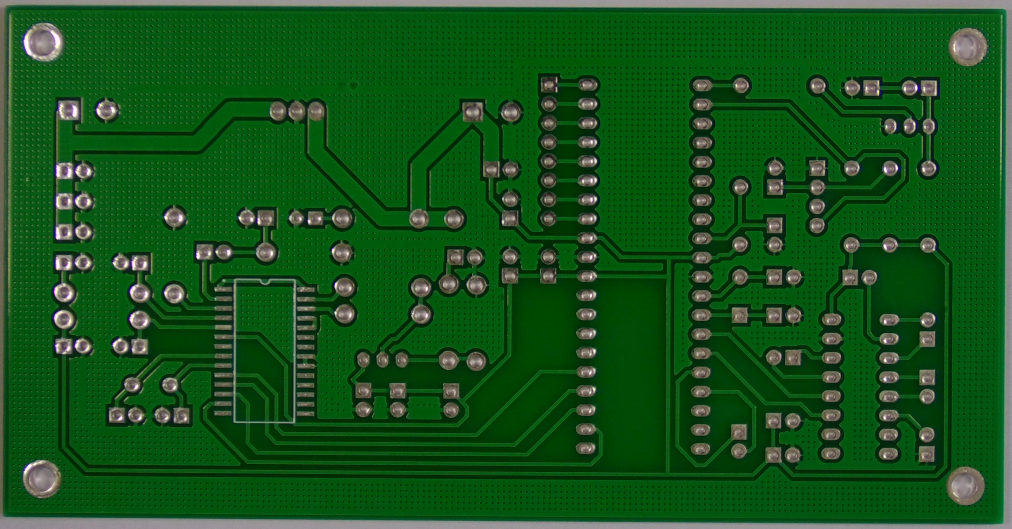
#> input picture dataset/Template-PCB-images/01.JPG, 3034 x 1586 px (shown at 1/3 size)
$ python -i template_match.py   (imports and definitions only)
#> lines starting #> are read from the running program, lines starting #| are printed output that depends on the picture; after the words box and inside, x2 and y2 are one past the last pixel; in counts of white or black regions, pixels touching at a corner belong together
### utils/image_helper.py
import os


def get_file_paths(directory, is_template=False, suffix='.JPG'):
    """
    获取指定目录下所有以suffix结尾的文件路径。

    :param is_template: 是否模板图片
    :param suffix: 文件后缀名
    :param directory: 目标目录的路径
    :return: 以suffix结尾的图片文件路径列表
    """
#> called with directory = './dataset/Template-PCB-images', is_template = True, suffix = '.JPG'
    result = []
    for root, dirs, files in os.walk(directory):
        for file in files:
            if file.endswith(suffix):
                file_path = os.path.join(root, file)
                label = get_template_label(file) if is_template else get_label(root)
                result.append((file_path, label))
    return result


# [13 lines left out: function get_label, not called in this run]


def get_template_label(file):
    return file.split('.')[0]

### template_match.py
import os
import time
import cv2
from multiprocessing import Pool, Manager, Lock
from utils import get_file_paths
from functools import partial

template_dir = './dataset/Template-PCB-images'
test_image_dir = './dataset/Defective-PCB-images'

template_data = get_file_paths(template_dir, is_template=True)
test_image_data = get_file_paths(test_image_dir, suffix='.jpg')
#> further down, picture is the input picture: shape (1586, 3034, 3); mean B, G, R 27.3, 83.6, 20.4


# [15 lines left out: function get_match_template, not called in this run]


def get_binary_image(image):
    image_gray = cv2.cvtColor(image, cv2.COLOR_BGR2GRAY)
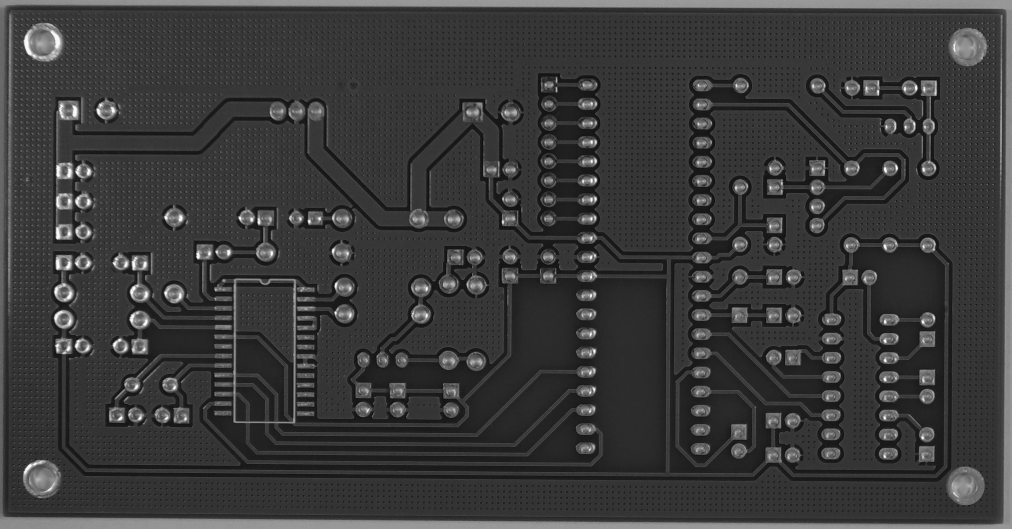
#> image_gray: shape (1586, 3034) (shown at 1/3 size); min 5, max 254, mean 58.3
    resized_image = cv2.resize(image_gray, (750, 450))
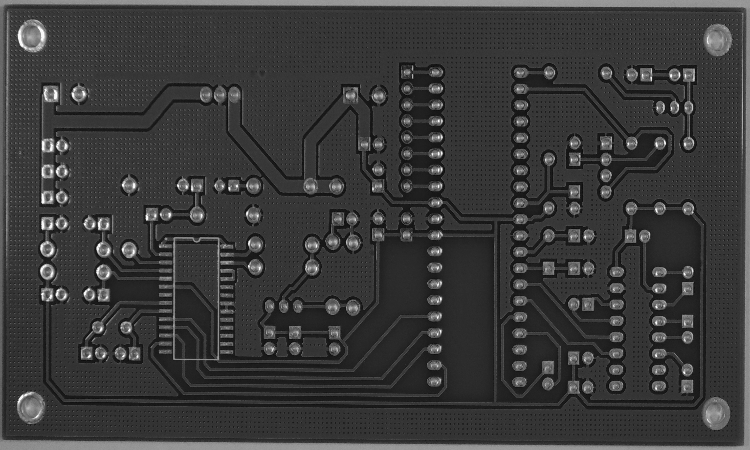
#> resized_image: shape (450, 750); min 9, max 253, mean 58.1
    blur_image = cv2.GaussianBlur(resized_image, (3, 3), 0)
    image_adap_thresh = cv2.adaptiveThreshold(blur_image, 255,
                                              cv2.ADAPTIVE_THRESH_MEAN_C,
                                              cv2.THRESH_BINARY, 15, 5)
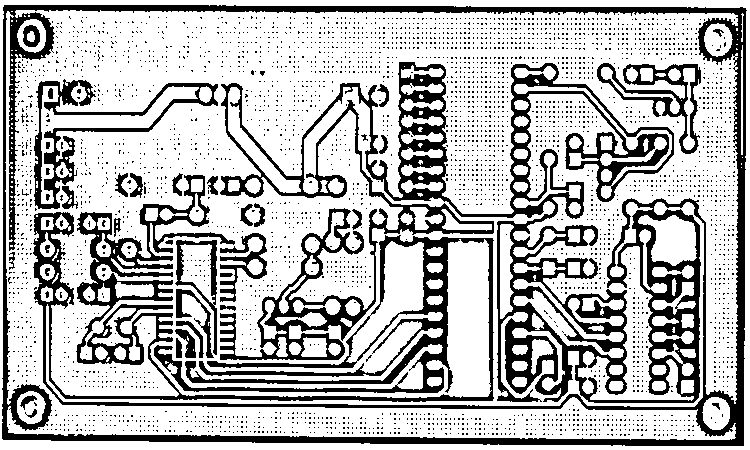
#> image_adap_thresh: shape (450, 750); 72.2% white; 3669 black regions (3632 under 20 px), largest, box (x1, y1, x2, y2) and area: (2, 5, 747, 446) 75187, (34, 79, 218, 209) 3645, (597, 63, 701, 154) 2180
    return image_adap_thresh


def get_subtract_image(image_1, image_2):
    sub_img = cv2.subtract(image_1, image_2)
    return cv2.medianBlur(sub_img, 5)


# [68 lines left out: functions find_contours, draw_contours, save_image, calc_result, process, main, not called in this run]


# [4 lines not run here, left out]

>>> import cv2
>>> picture = cv2.imread('dataset/Template-PCB-images/01.JPG')
>>> result = get_binary_image(picture)

$ run again, on dataset/Template-PCB-images/07_180.JPG
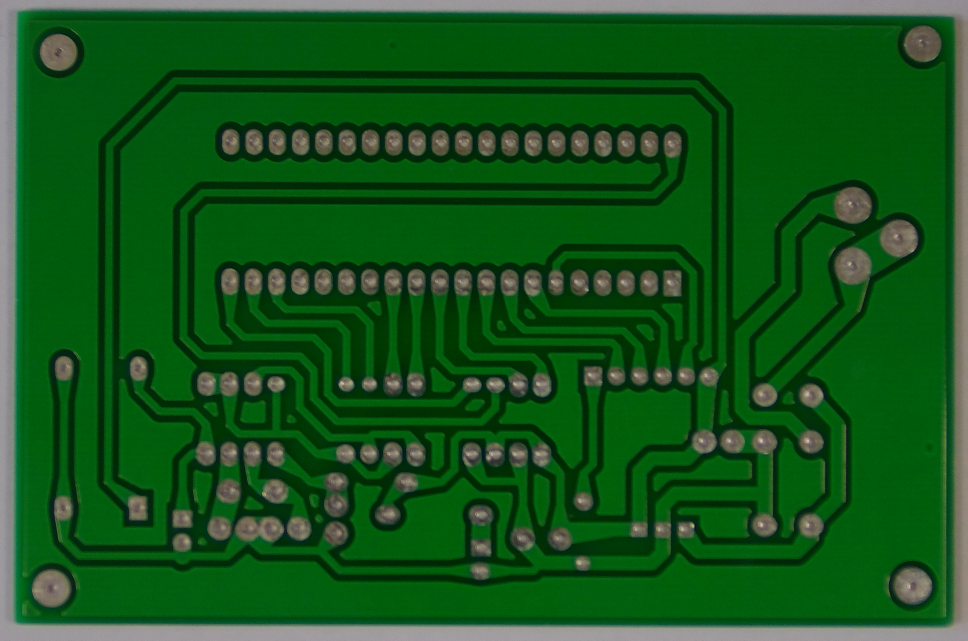
#> input picture dataset/Template-PCB-images/07_180.JPG, 2904 x 1921 px (shown at 1/3 size)
#> picture is the input picture: shape (1921, 2904, 3); mean B, G, R 26.5, 85.2, 19.7
#> in get_binary_image, `resized_image = cv2.resize(image_gray, (750, 450))`:
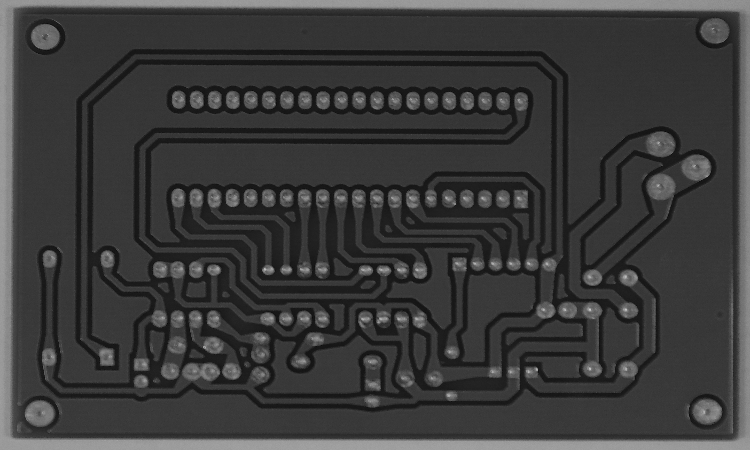
#> resized_image: shape (450, 750); min 10, max 203, mean 58.8
#> in get_binary_image, `image_adap_thresh = cv2.adaptiveThreshold(blur_image, 255, cv2.ADAPTIV..`:
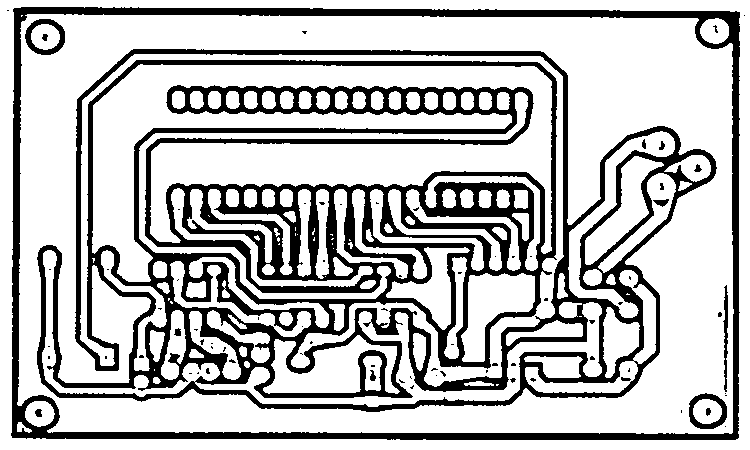
#> image_adap_thresh: shape (450, 750); 73.9% white; 78 black regions (62 under 20 px), largest, box (x1, y1, x2, y2) and area: (37, 49, 717, 412) 69342, (11, 7, 740, 440) 16641, (25, 19, 65, 55) 555

$ run again, on dataset/Template-PCB-images/07_left.JPG
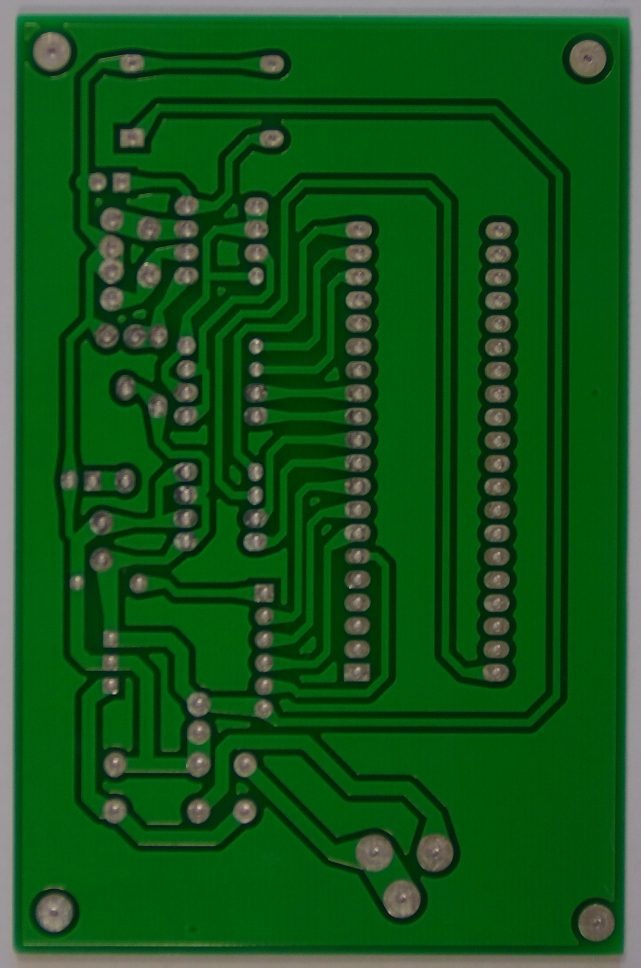
#> input picture dataset/Template-PCB-images/07_left.JPG, 1921 x 2904 px (shown at 1/3 size)
#> picture is the input picture: shape (2904, 1921, 3); mean B, G, R 26.5, 85.2, 19.7
#> in get_binary_image, `resized_image = cv2.resize(image_gray, (750, 450))`:
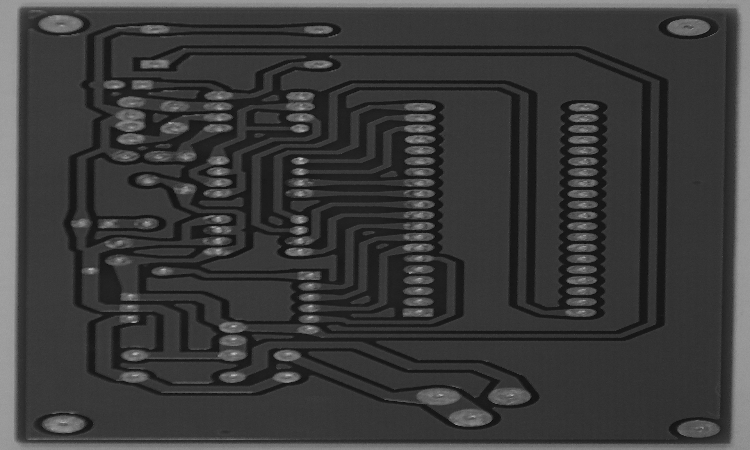
#> resized_image: shape (450, 750); min 9, max 198, mean 58.8
#> in get_binary_image, `image_adap_thresh = cv2.adaptiveThreshold(blur_image, 255, cv2.ADAPTIV..`:
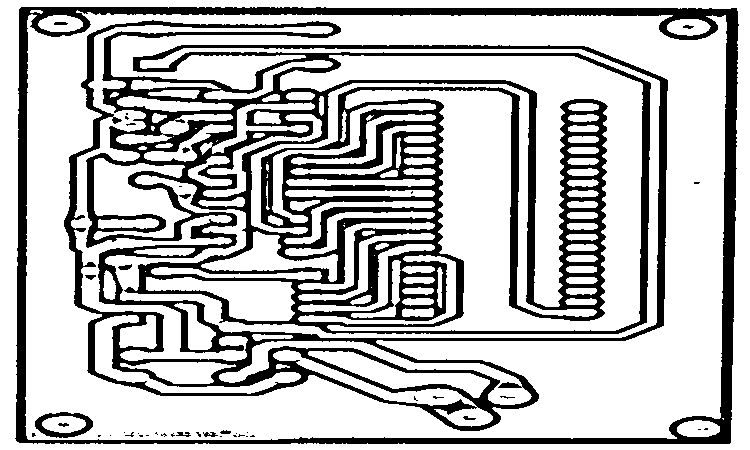
#> image_adap_thresh: shape (450, 750); 73.5% white; 44 black regions (30 under 20 px), largest, box (x1, y1, x2, y2) and area: (64, 20, 668, 431) 69234, (15, 7, 739, 444) 18931, (35, 412, 93, 438) 588

$ run again, on dataset/Template-PCB-images/10.JPG
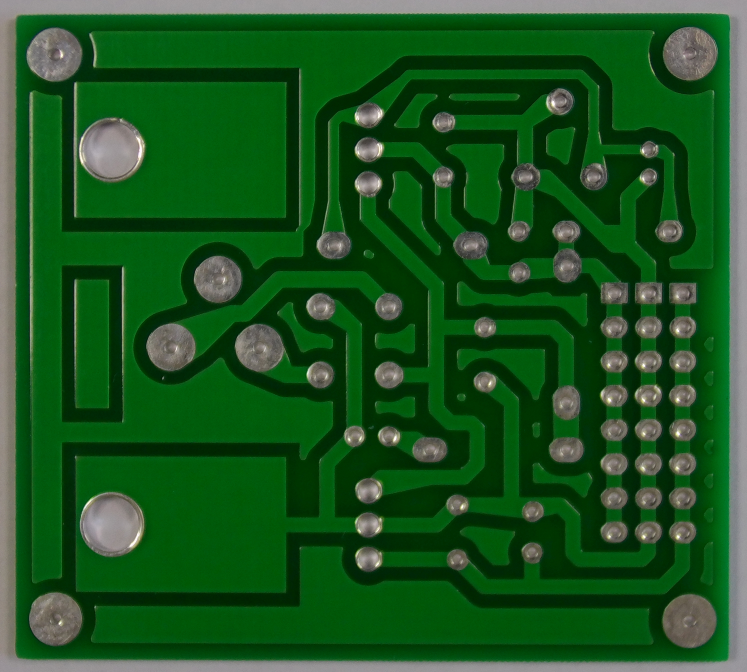
#> input picture dataset/Template-PCB-images/10.JPG, 2240 x 2016 px (shown at 1/3 size)
#> picture is the input picture: shape (2016, 2240, 3); mean B, G, R 31.4, 84.8, 25.9
#> in get_binary_image, `resized_image = cv2.resize(image_gray, (750, 450))`:
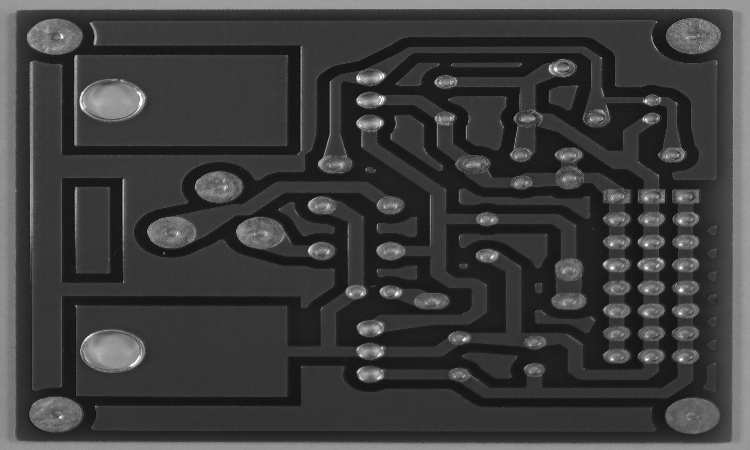
#> resized_image: shape (450, 750); min 12, max 254, mean 60.9
#> in get_binary_image, `image_adap_thresh = cv2.adaptiveThreshold(blur_image, 255, cv2.ADAPTIV..`:
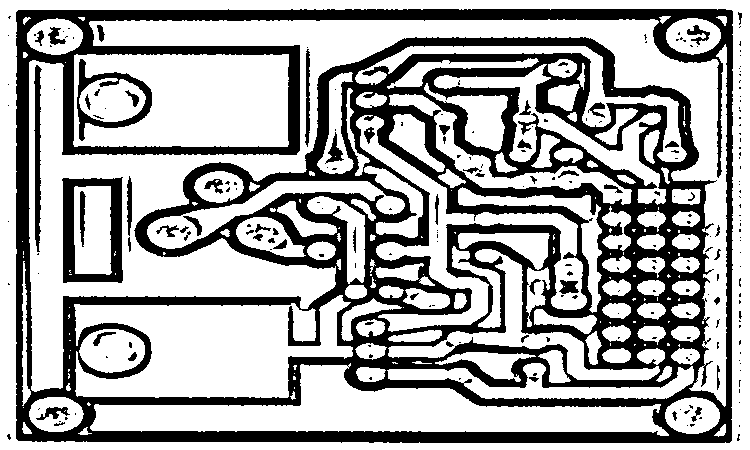
#> image_adap_thresh: shape (450, 750); 66.3% white; 231 black regions (171 under 20 px), largest, box (x1, y1, x2, y2) and area: (16, 9, 733, 443) 103411, (62, 177, 123, 283) 2896, (77, 59, 152, 141) 1478
